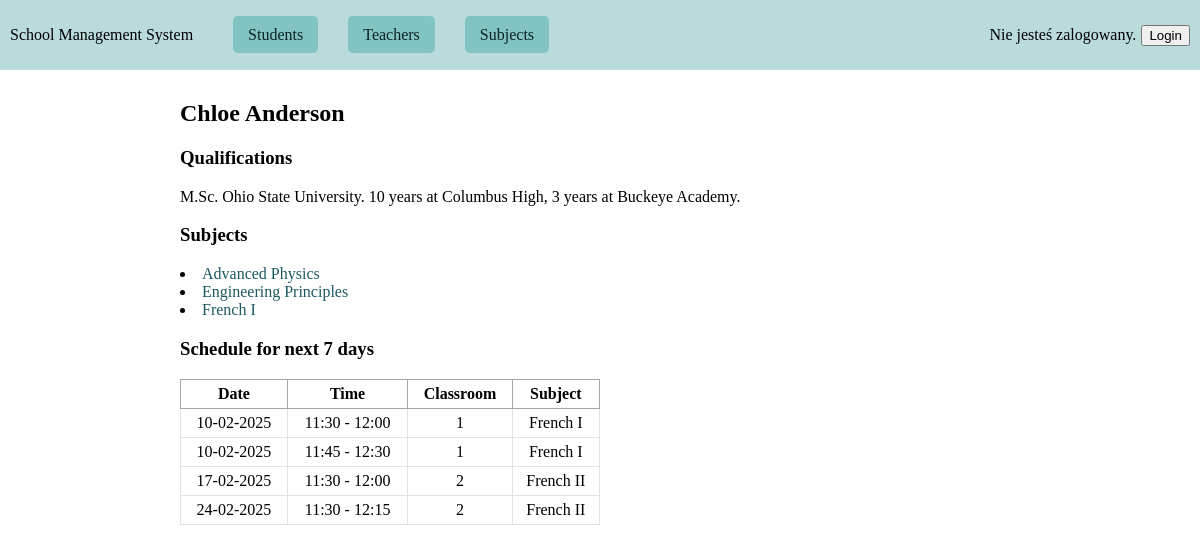
The app's page /data/teachers/26/, older data.
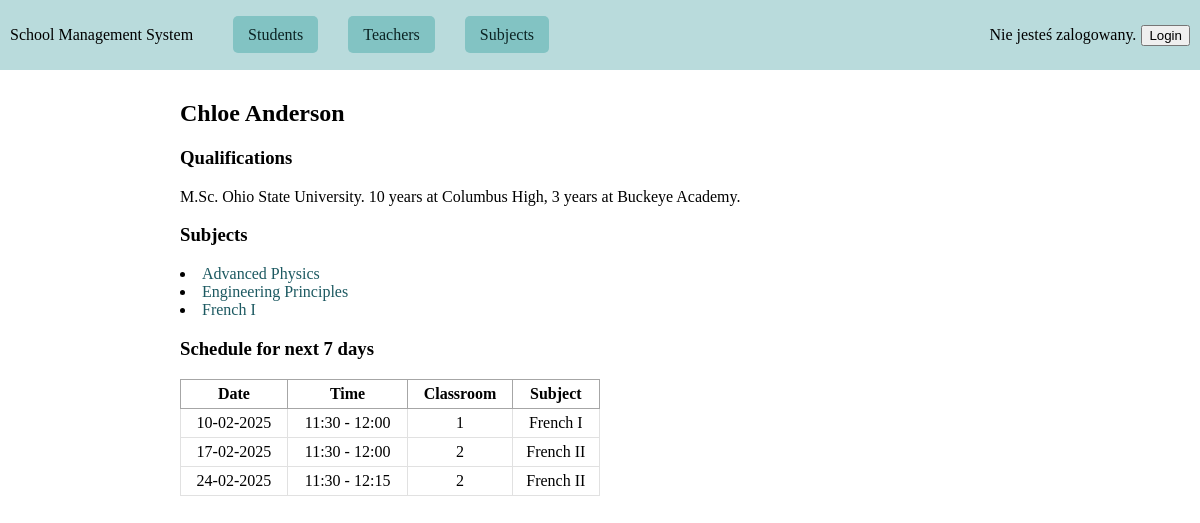
The same page, newer data.
### schooldata/models.py (models this page shows, shortened)
class Subject(models.Model):
    name = models.CharField(max_length=100, null=False, blank=False)
    level = models.IntegerField(choices=LEVELS, default=0)
    description = models.TextField(null=False, blank=False)
    students = models.ManyToManyField(Student, related_name="subjects")
    teachers = models.ManyToManyField(Teacher, related_name="subjects_taught")
    class Meta:
        unique_together = ('name', 'level')
        ordering = ['name', '-level']

class Schedule(models.Model):
    class_room = models.ForeignKey(ClassRoom, on_delete=models.CASCADE)
    teacher = models.ForeignKey(Teacher, on_delete=models.CASCADE)
    subject = models.ForeignKey(Subject, on_delete=models.CASCADE)
    date = models.DateField(null=False, blank=False)
    time = models.TimeField(null=False, blank=False)
    end_time = models.TimeField(null=True, blank=True)
    recurring = models.BooleanField(default=False)
    end_date = models.DateField(null=True, blank=True)
    class Meta:
        unique_together = ('class_room', 'date','time')
        ordering = ['class_room', '-date', 'time']
        indexes = [
            Index(fields=['class_room', 'date']),
        ]

class ClassRoom(models.Model):
    room_number = models.IntegerField(primary_key=True,null=False, blank=False, unique=True)
    seats = models.IntegerField(null=False, blank=False)
    beamer = models.BooleanField(default=False)
    lab = models.IntegerField(choices=LAB, default=0)
    class Meta:
        ordering = ['room_number']
        constraints = [
            CheckConstraint(check=Q(seats__gt=0), name='seats_gt_zero'),
        ]
        indexes = [
            Index(fields=['room_number']),
        ]

### schooldata/views.py (the view)
# urls.py: path("teachers/<int:pk>/", TeacherDetailView.as_view(), name="teacher-details"),
class TeacherDetailView(DetailView):
    model = Teacher
    template_name = "schooldata/teacher_detail.html"
    context_object_name = "teacher"
    def get_queryset(self):
        return Teacher.objects.prefetch_related("subjects_taught")
    def get_context_data(self, **kwargs):
        today = date.today()
        context = super().get_context_data(**kwargs)
        teacher = self.object
        context['subjects'] = teacher.subjects_taught.all()
        context['schedules'] = (Schedule.objects.filter(teacher=teacher).filter(date__lte=today+timedelta(days=7))
                                .select_related("class_room", "subject").order_by("date", "time"))
        return context

### schooldata/models.py (called while the page is built)
    def __str__(self):
        return f"{self.first_name} {self.last_name}"

### schooldata/templates/schooldata/teacher_detail.html (shortened to what this page needs)
{% extends 'schooldata/base.html' %}
{% block content %}
        <div class="content">
                <h2>{{teacher}}</h2>
                <h3>Qualifications</h3>
                {{teacher.qualifications}}
                <h3>Subjects</h3>
                    {% for subject in subjects %}
                        <li><a href="{% url 'subjects-details' subject.id %}" class="data-link">{{ subject.name }}</a></li>
                    {% empty %}
                        <li>No subjects available.</li>
                    {% endfor %}
                 <h3>Schedule for next 7 days</h3>
                    <table class="schedule-table">
                        <thead>
                            <tr>
                                <th>Date</th>
                                <th>Time</th>
                                <th>Classroom</th>
                                <th>Subject</th>
                            </tr>
                        </thead>
                        <tbody>
                            {% for schedule in schedules %}
                                <tr>
                                    <td>{{schedule.date|date:"d-m-Y"}}</td>
                                    <td>{{schedule.time|time:"H:i"}} - {{schedule.end_time|time:"H:i"}}</td>
                                    <td>{{schedule.class_room.room_number}}</td>
                                    <td>{{schedule.subject.name}}</td>
                                </tr>
                            {% endfor %}
                        </tbody>
                    </table>
        </div>
{% endblock %}

Row changes from the older to the newer data that the page shows:
removed Schedule: date "10-02-2025", time "11:45", end_time "12:30", class_room.room_number "1", subject.name "French I"
